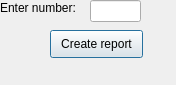
<?xml version="1.0" encoding="UTF-8"?>
<ui version="4.0">
 <class>first_proced</class>
 <widget class="QDialog" name="first_proced">
  <property name="geometry">
   <rect>
    <x>0</x>
    <y>0</y>
    <width>176</width>
    <height>85</height>
   </rect>
  </property>
  <property name="sizePolicy">
   <sizepolicy hsizetype="Expanding" vsizetype="Expanding">
    <horstretch>0</horstretch>
    <verstretch>0</verstretch>
   </sizepolicy>
  </property>
  <property name="windowTitle">
   <string>GetTotalCostByContractNumber</string>
  </property>
  <widget class="QLabel" name="label">
   <property name="geometry">
    <rect>
     <x>0</x>
     <y>0</y>
     <width>91</width>
     <height>16</height>
    </rect>
   </property>
   <property name="text">
    <string>Enter number:</string>
   </property>
  </widget>
  <widget class="QPushButton" name="pushButton_create_report">
   <property name="geometry">
    <rect>
     <x>50</x>
     <y>30</y>
     <width>93</width>
     <height>28</height>
    </rect>
   </property>
   <property name="text">
    <string>Create report</string>
   </property>
  </widget>
  <widget class="QLineEdit" name="lineEdit">
   <property name="geometry">
    <rect>
     <x>90</x>
     <y>0</y>
     <width>51</width>
     <height>22</height>
    </rect>
   </property>
  </widget>
 </widget>
 <resources/>
 <connections/>
</ui>
